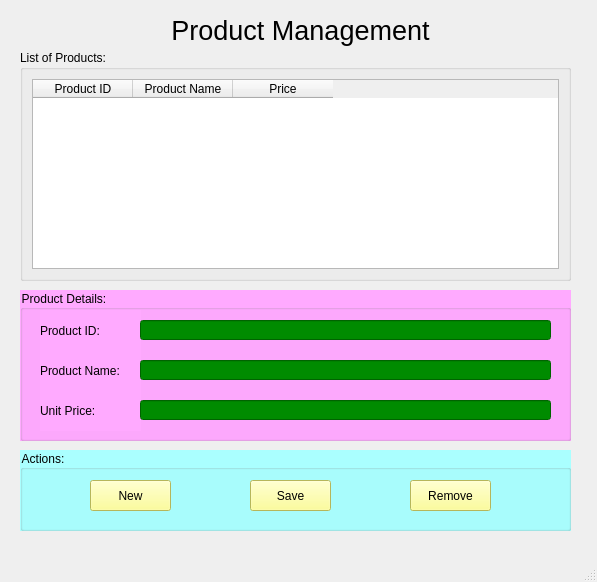
<?xml version="1.0" encoding="UTF-8"?>
<ui version="4.0">
 <class>MainWindow</class>
 <widget class="QMainWindow" name="MainWindow">
  <property name="geometry">
   <rect>
    <x>0</x>
    <y>0</y>
    <width>597</width>
    <height>582</height>
   </rect>
  </property>
  <property name="windowTitle">
   <string>MainWindow</string>
  </property>
  <widget class="QWidget" name="centralwidget">
   <widget class="QLabel" name="label">
    <property name="geometry">
     <rect>
      <x>140</x>
      <y>10</y>
      <width>321</width>
      <height>41</height>
     </rect>
    </property>
    <property name="font">
     <font>
      <family>MS Shell Dlg 2</family>
      <pointsize>20</pointsize>
      <weight>9</weight>
      <italic>false</italic>
      <bold>false</bold>
     </font>
    </property>
    <property name="styleSheet">
     <string notr="true">font: 75 20pt &quot;MS Shell Dlg 2&quot;;</string>
    </property>
    <property name="text">
     <string>Product Management</string>
    </property>
    <property name="alignment">
     <set>Qt::AlignCenter</set>
    </property>
   </widget>
   <widget class="QGroupBox" name="groupBox">
    <property name="geometry">
     <rect>
      <x>20</x>
      <y>50</y>
      <width>551</width>
      <height>231</height>
     </rect>
    </property>
    <property name="styleSheet">
     <string notr="true">font: 10pt &quot;MS Shell Dlg 2&quot;;</string>
    </property>
    <property name="title">
     <string>List of Products:</string>
    </property>
    <layout class="QVBoxLayout" name="verticalLayout">
     <item>
      <widget class="QTableWidget" name="tableWidgetProduct">
       <column>
        <property name="text">
         <string>Product ID</string>
        </property>
       </column>
       <column>
        <property name="text">
         <string>Product Name</string>
        </property>
       </column>
       <column>
        <property name="text">
         <string>Price</string>
        </property>
       </column>
      </widget>
     </item>
    </layout>
   </widget>
   <widget class="QGroupBox" name="groupBox_2">
    <property name="geometry">
     <rect>
      <x>20</x>
      <y>290</y>
      <width>551</width>
      <height>151</height>
     </rect>
    </property>
    <property name="styleSheet">
     <string notr="true">font: 10pt &quot;MS Shell Dlg 2&quot;;
background-color: rgb(255, 170, 255);</string>
    </property>
    <property name="title">
     <string>Product Details:</string>
    </property>
    <widget class="QLabel" name="label_2">
     <property name="geometry">
      <rect>
       <x>20</x>
       <y>20</y>
       <width>101</width>
       <height>41</height>
      </rect>
     </property>
     <property name="text">
      <string>Product ID:</string>
     </property>
    </widget>
    <widget class="QLineEdit" name="lineEditProductId">
     <property name="geometry">
      <rect>
       <x>120</x>
       <y>30</y>
       <width>411</width>
       <height>20</height>
      </rect>
     </property>
     <property name="styleSheet">
      <string notr="true">background-color: rgb(0, 139, 0);</string>
     </property>
    </widget>
    <widget class="QLabel" name="label_3">
     <property name="geometry">
      <rect>
       <x>20</x>
       <y>60</y>
       <width>101</width>
       <height>41</height>
      </rect>
     </property>
     <property name="text">
      <string>Product Name:</string>
     </property>
    </widget>
    <widget class="QLabel" name="label_4">
     <property name="geometry">
      <rect>
       <x>20</x>
       <y>100</y>
       <width>101</width>
       <height>41</height>
      </rect>
     </property>
     <property name="text">
      <string>Unit Price:</string>
     </property>
    </widget>
    <widget class="QLineEdit" name="lineEditProductName">
     <property name="geometry">
      <rect>
       <x>120</x>
       <y>70</y>
       <width>411</width>
       <height>20</height>
      </rect>
     </property>
     <property name="styleSheet">
      <string notr="true">background-color: rgb(0, 139, 0);</string>
     </property>
    </widget>
    <widget class="QLineEdit" name="lineEditUnitPrice">
     <property name="geometry">
      <rect>
       <x>120</x>
       <y>110</y>
       <width>411</width>
       <height>20</height>
      </rect>
     </property>
     <property name="styleSheet">
      <string notr="true">background-color: rgb(0, 139, 0);</string>
     </property>
    </widget>
   </widget>
   <widget class="QGroupBox" name="groupBox_3">
    <property name="geometry">
     <rect>
      <x>20</x>
      <y>450</y>
      <width>551</width>
      <height>81</height>
     </rect>
    </property>
    <property name="styleSheet">
     <string notr="true">font: 10pt &quot;MS Shell Dlg 2&quot;;
color: rgb(0, 0, 0);
background-color: rgb(170, 255, 255);</string>
    </property>
    <property name="title">
     <string>Actions:</string>
    </property>
    <widget class="QPushButton" name="pushButtonNew">
     <property name="geometry">
      <rect>
       <x>70</x>
       <y>30</y>
       <width>81</width>
       <height>31</height>
      </rect>
     </property>
     <property name="styleSheet">
      <string notr="true">background-color: rgb(255, 255, 127);</string>
     </property>
     <property name="text">
      <string>New</string>
     </property>
     <property name="icon">
      <iconset>
       <normaloff>../images/ic_new.png</normaloff>../images/ic_new.png</iconset>
     </property>
    </widget>
    <widget class="QPushButton" name="pushButtonSave">
     <property name="geometry">
      <rect>
       <x>230</x>
       <y>30</y>
       <width>81</width>
       <height>31</height>
      </rect>
     </property>
     <property name="styleSheet">
      <string notr="true">background-color: rgb(255, 255, 127);</string>
     </property>
     <property name="text">
      <string>Save</string>
     </property>
     <property name="icon">
      <iconset>
       <normaloff>../images/ic_save.png</normaloff>../images/ic_save.png</iconset>
     </property>
    </widget>
    <widget class="QPushButton" name="pushButtonRemove">
     <property name="geometry">
      <rect>
       <x>390</x>
       <y>30</y>
       <width>81</width>
       <height>31</height>
      </rect>
     </property>
     <property name="styleSheet">
      <string notr="true">background-color: rgb(255, 255, 127);</string>
     </property>
     <property name="text">
      <string>Remove</string>
     </property>
     <property name="icon">
      <iconset>
       <normaloff>../images/ic_remove.png</normaloff>../images/ic_remove.png</iconset>
     </property>
    </widget>
   </widget>
  </widget>
  <widget class="QMenuBar" name="menubar">
   <property name="geometry">
    <rect>
     <x>0</x>
     <y>0</y>
     <width>597</width>
     <height>22</height>
    </rect>
   </property>
  </widget>
  <widget class="QStatusBar" name="statusbar"/>
 </widget>
 <resources/>
 <connections/>
</ui>
